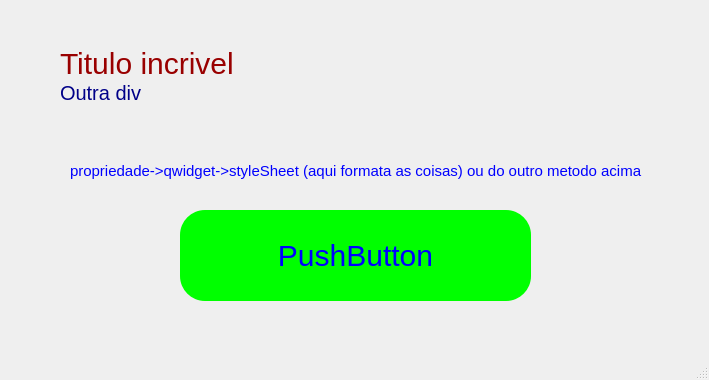
<?xml version="1.0" encoding="UTF-8"?>
<ui version="4.0">
 <class>MainWindow</class>
 <widget class="QMainWindow" name="MainWindow">
  <property name="geometry">
   <rect>
    <x>0</x>
    <y>0</y>
    <width>709</width>
    <height>380</height>
   </rect>
  </property>
  <property name="windowTitle">
   <string>MainWindow</string>
  </property>
  <widget class="QWidget" name="centralwidget">
   <widget class="QPushButton" name="pushButton">
    <property name="geometry">
     <rect>
      <x>180</x>
      <y>210</y>
      <width>351</width>
      <height>91</height>
     </rect>
    </property>
    <property name="styleSheet">
     <string notr="true">color:#00f;
background-color:#0f0;
border-radius:25px;
font-size:30px;</string>
    </property>
    <property name="text">
     <string>PushButton</string>
    </property>
   </widget>
   <widget class="QLabel" name="label">
    <property name="geometry">
     <rect>
      <x>60</x>
      <y>10</y>
      <width>631</width>
      <height>131</height>
     </rect>
    </property>
    <property name="text">
     <string>&lt;div style=&quot;color:#900;font-size:30px;&quot;&gt;Titulo incrivel&lt;/div&gt;&lt;div style=&quot;color:#008;font-size:20px;&quot;&gt;Outra div&lt;/div&gt;</string>
    </property>
   </widget>
   <widget class="QLabel" name="label_2">
    <property name="geometry">
     <rect>
      <x>70</x>
      <y>150</y>
      <width>601</width>
      <height>41</height>
     </rect>
    </property>
    <property name="styleSheet">
     <string notr="true">text-align:center;
color:#00f;
font-size:15px;</string>
    </property>
    <property name="text">
     <string>propriedade-&gt;qwidget-&gt;styleSheet (aqui formata as coisas) ou do outro metodo acima</string>
    </property>
   </widget>
  </widget>
  <widget class="QMenuBar" name="menubar">
   <property name="geometry">
    <rect>
     <x>0</x>
     <y>0</y>
     <width>709</width>
     <height>21</height>
    </rect>
   </property>
  </widget>
  <widget class="QStatusBar" name="statusbar"/>
 </widget>
 <resources/>
 <connections/>
</ui>
